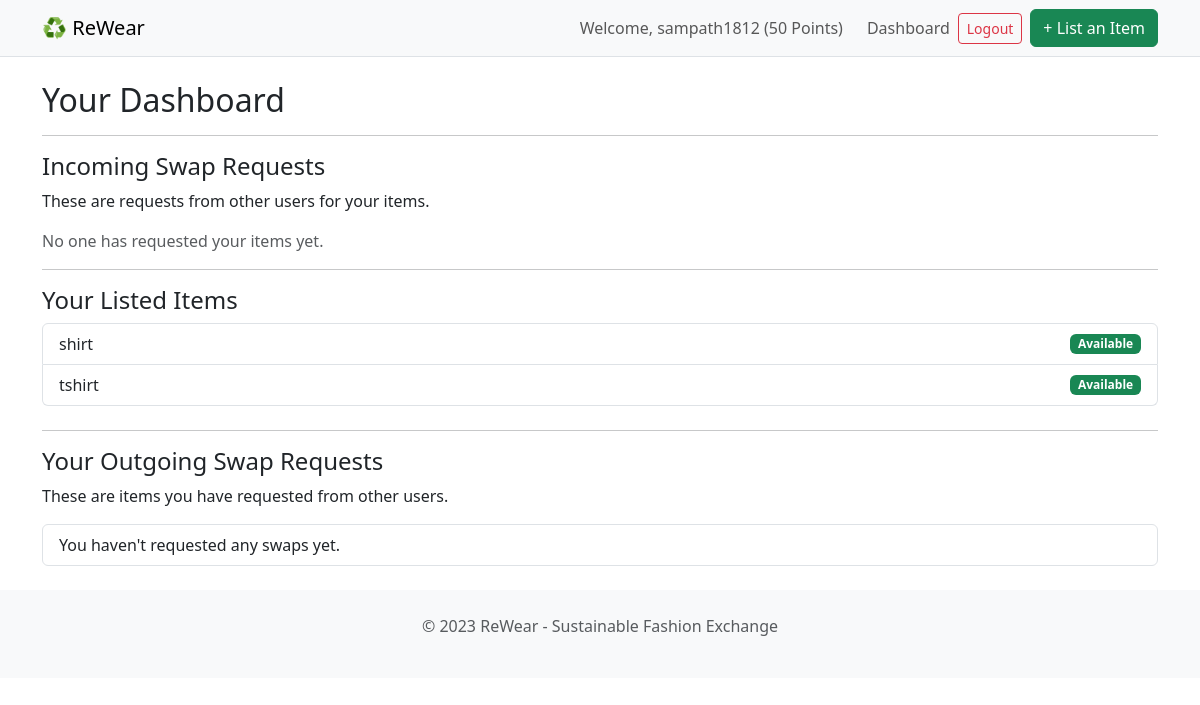
The page /dashboard/ (signed in) on the database its author committed.
### core/models.py (models this page shows, shortened)
class User(AbstractUser):
    points = models.IntegerField(default=50) # Users start with 50 points

class ClothingItem(models.Model):
    CATEGORY_CHOICES = (
        ('Tops', 'Tops'),
        ('Bottoms', 'Bottoms'),
        ('Dresses', 'Dresses'),
        ('Outerwear', 'Outerwear'),
        ('Accessories', 'Accessories'),
    )
    CONDITION_CHOICES = (
        ('New', 'New with Tags'),
        ('Like New', 'Like New'),
        ('Good', 'Good'),
        ('Fair', 'Fair'),
    )
    STATUS_CHOICES = (
        ('available', 'Available'),
        ('swapped', 'Swapped'),
        ('sold', 'Sold'),
    )
    owner = models.ForeignKey(User, on_delete=models.CASCADE, related_name='items') # Link to the user who owns it
    title = models.CharField(max_length=200) # The item's title, e.g., "Vintage Denim Jacket"
    description = models.TextField() # A longer description
    image = models.ImageField(upload_to='clothing_images/') # The item's photo
    category = models.CharField(max_length=50, choices=CATEGORY_CHOICES) # Dropdown for category
    size = models.CharField(max_length=20) # e.g., "M", "UK 10", "32W"
    condition = models.CharField(max_length=50, choices=CONDITION_CHOICES) # Dropdown for condition
    points_value = models.IntegerField(default=10) # How many points this item is worth
    price = models.DecimalField(max_digits=7, decimal_places=2, null=True, blank=True)
    status = models.CharField(max_length=20, choices=STATUS_CHOICES, default='available') # Is it available or swapped?
    is_approved = models.BooleanField(default=False) # Admin must approve items before they go live
    created_at = models.DateTimeField(auto_now_add=True) # Automatically set the creation date

### core/views.py (the view)
# urls.py: path('dashboard/', views.dashboard_view, name='dashboard'),
@login_required
def dashboard_view(request):
    my_items = ClothingItem.objects.filter(owner=request.user)
    incoming_requests = SwapRequest.objects.filter(item_requested__owner=request.user, status='pending')
    outgoing_requests = SwapRequest.objects.filter(requester=request.user)
    context = {
        'my_items': my_items,
        'incoming_requests': incoming_requests,
        'outgoing_requests': outgoing_requests,
    }
    return render(request, 'core/dashboard.html', context)

### core/templates/core/dashboard.html (shortened to what this page needs)
{% extends 'core/base.html' %}
{% block content %}
<h2>Your Dashboard</h2>
<hr>
<h4>Incoming Swap Requests</h4>
<p>These are requests from other users for your items.</p>
{% for req in incoming_requests %}
    <div class="alert alert-info d-flex justify-content-between align-items-center">
        <div>
            <strong>{{ req.requester.username }}</strong> wants to swap for your <strong>"{{ req.item_requested.title }}"</strong>.
        </div>
        <div>
            <a href="{% url 'core:accept_swap' req.pk %}" class="btn btn-sm btn-success">Accept</a>
            <a href="{% url 'core:decline_swap' req.pk %}" class="btn btn-sm btn-danger">Decline</a>
        </div>
    </div>
{% empty %}
    <p class="text-muted">No one has requested your items yet.</p>
{% endfor %}
<hr>
<h4>Your Listed Items</h4>
<ul class="list-group mb-4">
    {% for item in my_items %}
        <li class="list-group-item d-flex justify-content-between align-items-center">
            {{ item.title }}
            <span class="badge
                {% if item.status == 'available' and item.is_approved %} bg-success
                {% elif item.status == 'available' and not item.is_approved %} bg-warning text-dark
                {% else %} bg-secondary {% endif %}">
                {% if item.status == 'available' and item.is_approved %} Available
                {% elif item.status == 'available' and not item.is_approved %} Pending Approval
                {% else %} Swapped {% endif %}
            </span>
        </li>
    {% empty %}
        <li class="list-group-item">You haven't listed any items yet.</li>
    {% endfor %}
</ul>
<hr>
<h4>Your Outgoing Swap Requests</h4>
<p>These are items you have requested from other users.</p>
<ul class="list-group">
{% for req in outgoing_requests %}
    <li class="list-group-item d-flex justify-content-between align-items-center">
        Your request for <strong>"{{ req.item_requested.title }}"</strong>
        <span class="badge
            {% if req.status == 'pending' %} bg-info text-dark
            {% elif req.status == 'accepted' %} bg-success
            {% else %} bg-danger {% endif %}">
            {{ req.status|title }}
        </span>
    </li>
{% empty %}
    <li class="list-group-item">You haven't requested any swaps yet.</li>
{% endfor %}
</ul>
{% endblock %}

### core/templates/core/base.html (shortened to what this page needs)
<!doctype html>
<html lang="en">
<head>
    <link href="https://cdn.jsdelivr.net/npm/bootstrap@5.3.2/dist/css/bootstrap.min.css" rel="stylesheet">
</head>
<body>
    <nav class="navbar navbar-expand-lg navbar-light bg-light mb-4 border-bottom">
        <div class="container">
            <a class="navbar-brand" href="{% url 'core:home' %}">♻️ ReWear</a>
            <div class="collapse navbar-collapse" id="navbarNav">
                <ul class="navbar-nav ms-auto mb-2 mb-lg-0 align-items-center">
                    {% if user.is_authenticated %}
                        <li class="nav-item">
                            <span class="navbar-text me-3">
                                Welcome, {{ user.username }} ({{ user.points }} Points)
                            </span>
                        </li>
                        <li class="nav-item">
                            <a class="nav-link" href="{% url 'core:dashboard' %}">Dashboard</a>
                        </li>
                        <li class="nav-item">
                            <a class="btn btn-sm btn-outline-danger" href="{% url 'logout' %}">Logout</a>
                        </li>
                        <li class="nav-item ms-2">
                            <a class="btn btn-success" href="{% url 'core:add_item' %}">+ List an Item</a>
                        </li>
                    {% endif %}
                </ul>
            </div>
        </div>
    </nav>
    <main class="container">
        {% block content %}{% endblock %}
    </main>
    <footer class="text-center text-muted py-4 mt-4 bg-light">
        <p>© 2023 ReWear - Sustainable Fashion Exchange</p>
    </footer>
</body>
</html>

### rows shown on the page
User: username "sampath1812", points "50"
ClothingItem: title "shirt", status "Available"
ClothingItem: title "tshirt", status "Available"
